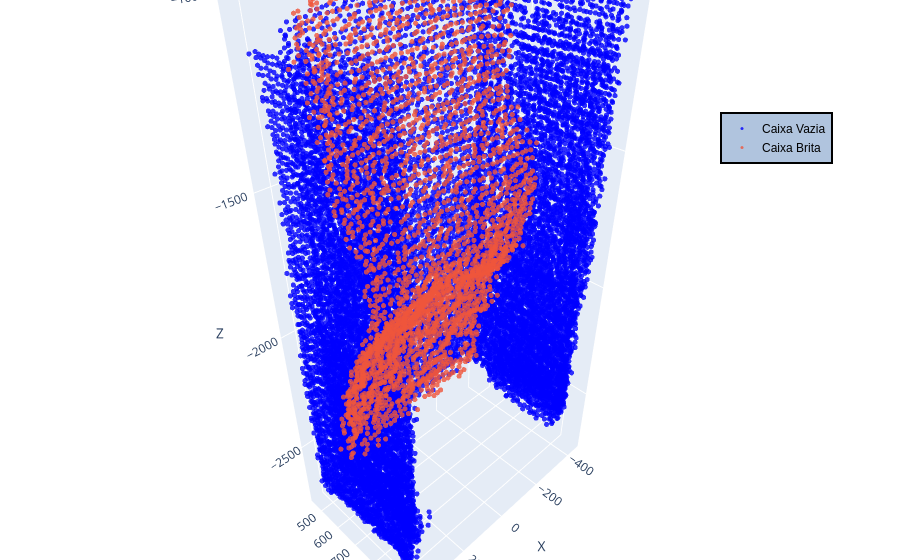

The code cell stored with this chart in its notebook:
### Code cell
fig = go.Figure()

pcd_empty = o3d.geometry.PointCloud()
pcd_empty.points = o3d.utility.Vector3dVector(empty_point_cloud)
pcd_empty_points = np.asarray(pcd_empty.points)
x, y, z = np.transpose(pcd_empty_points)
fig.add_trace(go.Scatter3d(
    x=x, y=y, z=z,
    mode='markers',
    marker=dict(
        size=3,
        opacity=0.8,
        color=colors
    ),
    name='Caixa Vazia'
))

x, y, z = np.transpose(pcd_caixa_brita.points)
fig.add_trace(go.Scatter3d(
    x=x, y=y, z=z,
    mode='markers',
    marker=dict(
        size=3,
        opacity=0.8
    ),
    name='Caixa Brita'
))

# Update the layout
fig.update_layout(
     legend=dict(
        x=0.8,  # Adjust x-coordinate
        y=0.8,  # Adjust y-coordinate
        traceorder="normal",
        font=dict(
            family="sans-serif",
            size=12,
            color="black"
        ),
        bgcolor="LightSteelBlue",
        bordercolor="Black",
        borderwidth=2
    ),
    margin=dict(l=0, r=0, b=0, t=0),
    scene=dict(
        xaxis=dict(title='X'),
        yaxis=dict(title='Y'),
        zaxis=dict(title='Z')
    )
)

# Show the figure
fig.show()

### Figure 1 — Plotly figure (JSON) as saved in the notebook; plotly's stock layout.template omitted (floating-point values rounded to 4 significant figures; data arrays with more than 128 entries replaced by an {"elided": "..."} marker saying what was removed)
{"data": [{"marker": {"color": {"elided": "15284 str values"}, "opacity": 0.8, "size": 3}, "mode": "markers", "name": "Caixa Vazia", "type": "scatter3d", "x": {"elided": "15284 float values"}, "y": {"elided": "15284 int values"}, "z": {"elided": "15284 int values"}}, {"marker": {"opacity": 0.8, "size": 3}, "mode": "markers", "name": "Caixa Brita", "type": "scatter3d", "x": {"elided": "2797 float values"}, "y": {"elided": "2797 int values"}, "z": {"elided": "2797 float values"}}], "layout": {"legend": {"bgcolor": "LightSteelBlue", "bordercolor": "Black", "borderwidth": 2, "font": {"color": "black", "family": "sans-serif", "size": 12}, "traceorder": "normal", "x": 0.8, "y": 0.8}, "margin": {"b": 0, "l": 0, "r": 0, "t": 0}, "scene": {"xaxis": {"title": {"text": "X"}}, "yaxis": {"title": {"text": "Y"}}, "zaxis": {"title": {"text": "Z"}}}}}
